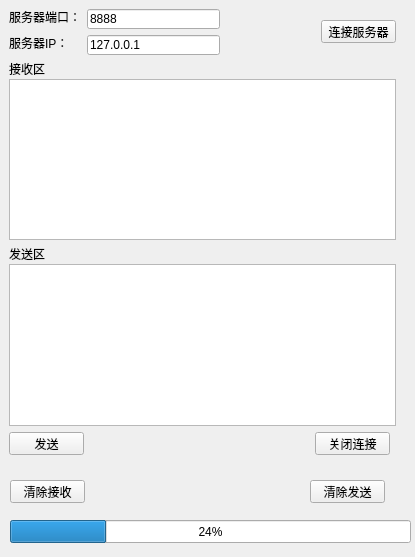
<?xml version="1.0" encoding="UTF-8"?>
<ui version="4.0">
 <class>ClientWidget</class>
 <widget class="QWidget" name="ClientWidget">
  <property name="geometry">
   <rect>
    <x>0</x>
    <y>0</y>
    <width>415</width>
    <height>557</height>
   </rect>
  </property>
  <property name="windowTitle">
   <string>Form</string>
  </property>
  <widget class="QLabel" name="label">
   <property name="geometry">
    <rect>
     <x>9</x>
     <y>9</y>
     <width>72</width>
     <height>16</height>
    </rect>
   </property>
   <property name="text">
    <string>服务器端口：</string>
   </property>
  </widget>
  <widget class="QLineEdit" name="lineEditPort">
   <property name="geometry">
    <rect>
     <x>87</x>
     <y>9</y>
     <width>133</width>
     <height>20</height>
    </rect>
   </property>
   <property name="text">
    <string>8888</string>
   </property>
  </widget>
  <widget class="QPushButton" name="buttonConnect">
   <property name="geometry">
    <rect>
     <x>321</x>
     <y>20</y>
     <width>75</width>
     <height>23</height>
    </rect>
   </property>
   <property name="text">
    <string>连接服务器</string>
   </property>
  </widget>
  <widget class="QLabel" name="label_3">
   <property name="geometry">
    <rect>
     <x>9</x>
     <y>35</y>
     <width>60</width>
     <height>16</height>
    </rect>
   </property>
   <property name="text">
    <string>服务器IP：</string>
   </property>
  </widget>
  <widget class="QLineEdit" name="lineEditIP">
   <property name="geometry">
    <rect>
     <x>87</x>
     <y>35</y>
     <width>133</width>
     <height>20</height>
    </rect>
   </property>
   <property name="text">
    <string>127.0.0.1</string>
   </property>
  </widget>
  <widget class="QTextEdit" name="textEditRead">
   <property name="geometry">
    <rect>
     <x>9</x>
     <y>79</y>
     <width>387</width>
     <height>161</height>
    </rect>
   </property>
   <property name="readOnly">
    <bool>true</bool>
   </property>
  </widget>
  <widget class="QLabel" name="label_4">
   <property name="geometry">
    <rect>
     <x>9</x>
     <y>246</y>
     <width>36</width>
     <height>16</height>
    </rect>
   </property>
   <property name="text">
    <string>发送区</string>
   </property>
  </widget>
  <widget class="QTextEdit" name="textEditWrite">
   <property name="geometry">
    <rect>
     <x>9</x>
     <y>264</y>
     <width>387</width>
     <height>162</height>
    </rect>
   </property>
  </widget>
  <widget class="QPushButton" name="buttonClose">
   <property name="geometry">
    <rect>
     <x>315</x>
     <y>432</y>
     <width>75</width>
     <height>23</height>
    </rect>
   </property>
   <property name="text">
    <string>关闭连接</string>
   </property>
  </widget>
  <widget class="QPushButton" name="buttonSend">
   <property name="geometry">
    <rect>
     <x>9</x>
     <y>432</y>
     <width>75</width>
     <height>23</height>
    </rect>
   </property>
   <property name="text">
    <string>发送</string>
   </property>
  </widget>
  <widget class="QLabel" name="label_2">
   <property name="geometry">
    <rect>
     <x>9</x>
     <y>61</y>
     <width>36</width>
     <height>16</height>
    </rect>
   </property>
   <property name="text">
    <string>接收区</string>
   </property>
  </widget>
  <widget class="QPushButton" name="pushButton">
   <property name="geometry">
    <rect>
     <x>10</x>
     <y>480</y>
     <width>75</width>
     <height>23</height>
    </rect>
   </property>
   <property name="text">
    <string>清除接收</string>
   </property>
  </widget>
  <widget class="QPushButton" name="pushButton_2">
   <property name="geometry">
    <rect>
     <x>310</x>
     <y>480</y>
     <width>75</width>
     <height>23</height>
    </rect>
   </property>
   <property name="text">
    <string>清除发送</string>
   </property>
  </widget>
  <widget class="QProgressBar" name="progressBar">
   <property name="geometry">
    <rect>
     <x>10</x>
     <y>520</y>
     <width>401</width>
     <height>23</height>
    </rect>
   </property>
   <property name="value">
    <number>24</number>
   </property>
  </widget>
 </widget>
 <resources/>
 <connections>
  <connection>
   <sender>pushButton</sender>
   <signal>clicked()</signal>
   <receiver>textEditRead</receiver>
   <slot>clear()</slot>
   <hints>
    <hint type="sourcelabel">
     <x>39</x>
     <y>488</y>
    </hint>
    <hint type="destinationlabel">
     <x>101</x>
     <y>141</y>
    </hint>
   </hints>
  </connection>
  <connection>
   <sender>pushButton_2</sender>
   <signal>clicked()</signal>
   <receiver>textEditWrite</receiver>
   <slot>clear()</slot>
   <hints>
    <hint type="sourcelabel">
     <x>336</x>
     <y>489</y>
    </hint>
    <hint type="destinationlabel">
     <x>262</x>
     <y>342</y>
    </hint>
   </hints>
  </connection>
 </connections>
</ui>
